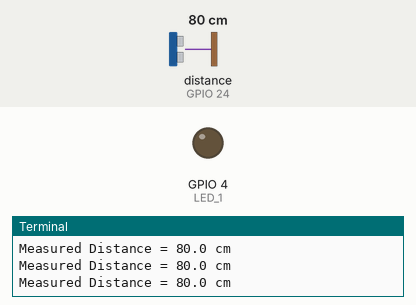
This program was run on a simulated Raspberry Pi (BCM pin numbers). On the bench: output pins drawn as LEDs (lit = HIGH), the last lines printed to the terminal. Dashed ring = blinking. The test bench sets the inputs (shaded band); at power-on: distance to the obstacle (sensor on GPIO 24) 80 cm. The echo pulse lasts 58.3 µs per cm; the clock reads 2024-03-15 10:24:30 at power-on unless the program sets it; pins used as bus, display or sensor lines are not drawn.

Above: at 1.2 s.
1.3 s: distance to the obstacle (sensor on GPIO 24) set to 2 cm
At 1.8 s:
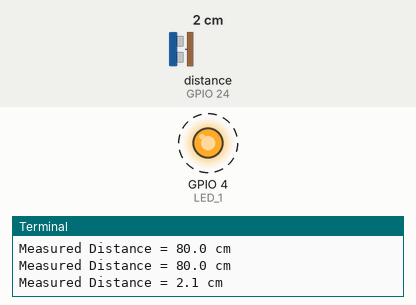
Timing chart, 0 to 10.3 s (numbered marks = the images above; inputs shaded):
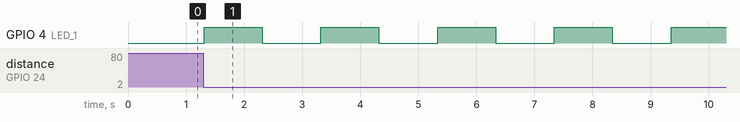

The program:

distance_and_led_sensors.py
```python
import RPi.GPIO as GPIO
import time

#GPIO Mode (BOARD / BCM)
GPIO.setmode(GPIO.BCM)

#set GPIO Pins
GPIO_TRIGGER = 23
GPIO_ECHO = 24
LED_1 = 4

#set GPIO direction (IN / OUT)
GPIO.setup(GPIO_TRIGGER, GPIO.OUT)
GPIO.setup(GPIO_ECHO, GPIO.IN)
GPIO.setup(LED_1, GPIO.OUT)

def led():
    GPIO.output(LED_1,True)  ## Turn on Led
    time.sleep(1)         ## Wait for one second
    GPIO.output(LED_1,False) ## Turn off Led
    time.sleep(1)

def distance():
    # set Trigger to HIGH
    GPIO.output(GPIO_TRIGGER, True)

    # set Trigger after 0.01ms to LOW
    time.sleep(0.00001)
    GPIO.output(GPIO_TRIGGER, False)

    StartTime = time.time()
    StopTime = time.time()

    # save StartTime
    while GPIO.input(GPIO_ECHO) == 0:
        StartTime = time.time()

    # save time of arrival
    while GPIO.input(GPIO_ECHO) == 1:
        StopTime = time.time()

    # time difference between start and arrival
    TimeElapsed = StopTime - StartTime
    # multiply with the sonic speed (34300 cm/s)
    # and divide by 2, because there and back
    distance = (TimeElapsed * 34300) / 2

    return distance
##############################################################


if __name__ == '__main__':
    try:
        while True:
            dist = distance()
            print ("Measured Distance = %.1f cm" % dist)
            time.sleep(0.01)
            if dist <25:
                led()


        # Reset by pressing CTRL + C
    except KeyboardInterrupt:
        print("Measurement stopped by User")
        GPIO.cleanup()
```

Measured:
- after the input at 1.3 s, GPIO 4 (LED_1): alternates HIGH for 1.0 s and LOW for 1.0 s, starting at once
